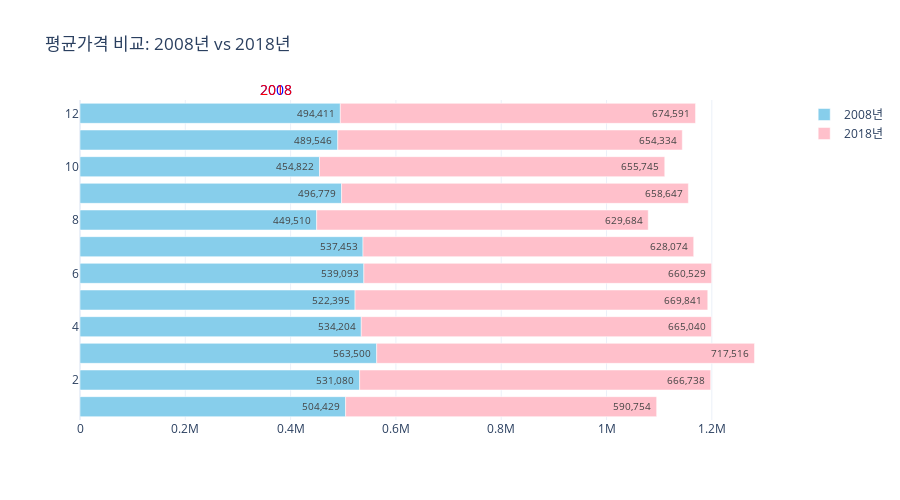

The code cell stored with this chart in its notebook:
### Code cell
# 버터플라이 그래프 그리기
fig = go.Figure()
# 2008년
fig.add_trace(go.Bar(
  x=data_2008['price'],
  y=data_2008['month'],
  name = '2008년',
  marker_color = 'skyblue',
  orientation='h', # 막대그래프를 가로형(horizontal)
  text=formatted_price_2008,
  textposition='inside'
))
# 2018년
fig.add_trace(go.Bar(
  x=data_2018['price'],
  y=data_2018['month'],
  name = '2018년',
  marker_color = 'pink',
  orientation='h', # 막대그래프를 가로형(horizontal)
  text=formatted_price_2018,
  textposition='inside'
))
fig.update_layout(
  title = '평균가격 비교: 2008년 vs 2018년',
  xaxis_title = '',         # x축 제목 (비워둠)
  #showlegend=False,        # 범례 표시
  barmode='relative',       # bar mode (상대적 위치로 지정)
  bargap = 0.25,            # bar 사이의 간격
  height = 500,             # 전체 높이
  # 주석추가
  annotations= [
      dict(x=0.25, y=1.07, xref='paper', yref='paper', text='2008', showarrow=False, font=dict(color='blue', size=14)),
      dict(x=0.25, y=1.07, xref='paper', yref='paper', text='2018', showarrow=False, font=dict(color='red', size=14))
  ]
)

    # annotations 의 x = 0.25 --> 그래프 가로의 길이의 25% 위치
    # xref = 'paper' : 전체 그래프 영역 기준, 좌표 설정 1page에 맞춘다는 뜻??
    # showarrow = False : 주석에 화살표 표시
fig.show()

### Figure 1 — Plotly figure (JSON) as saved in the notebook; plotly's stock layout.template omitted (floating-point values rounded to 4 significant figures)
{"data": [{"marker": {"color": "skyblue"}, "name": "2008년", "orientation": "h", "text": ["504,429 ", "531,080 ", "563,500 ", "534,204 ", "522,395 ", "539,093 ", "537,453 ", "449,510 ", "496,779 ", "454,822 ", "489,546 ", "494,411 "], "textposition": "inside", "type": "bar", "x": [504400.0, 531080, 563500, 534200.0, 522400.0, 539100.0, 537500.0, 449500.0, 496800.0, 454822, 489500.0, 494400.0], "y": [1, 2, 3, 4, 5, 6, 7, 8, 9, 10, 11, 12]}, {"marker": {"color": "pink"}, "name": "2018년", "orientation": "h", "text": ["590,754 ", "666,738 ", "717,516 ", "665,040 ", "669,841 ", "660,529 ", "628,074 ", "629,684 ", "658,647 ", "655,745 ", "654,334 ", "674,591 "], "textposition": "inside", "type": "bar", "x": [590800.0, 666700.0, 717500.0, 665000.0, 669800.0, 660500.0, 628074, 629700.0, 658600.0, 655700.0, 654300.0, 674600.0], "y": [1, 2, 3, 4, 5, 6, 7, 8, 9, 10, 11, 12]}], "layout": {"annotations": [{"font": {"color": "blue", "size": 14}, "showarrow": false, "text": "2008", "x": 0.25, "xref": "paper", "y": 1.07, "yref": "paper"}, {"font": {"color": "red", "size": 14}, "showarrow": false, "text": "2018", "x": 0.25, "xref": "paper", "y": 1.07, "yref": "paper"}], "bargap": 0.25, "barmode": "relative", "height": 500, "title": {"text": "평균가격 비교: 2008년 vs 2018년"}, "xaxis": {"title": {"text": ""}}}}
